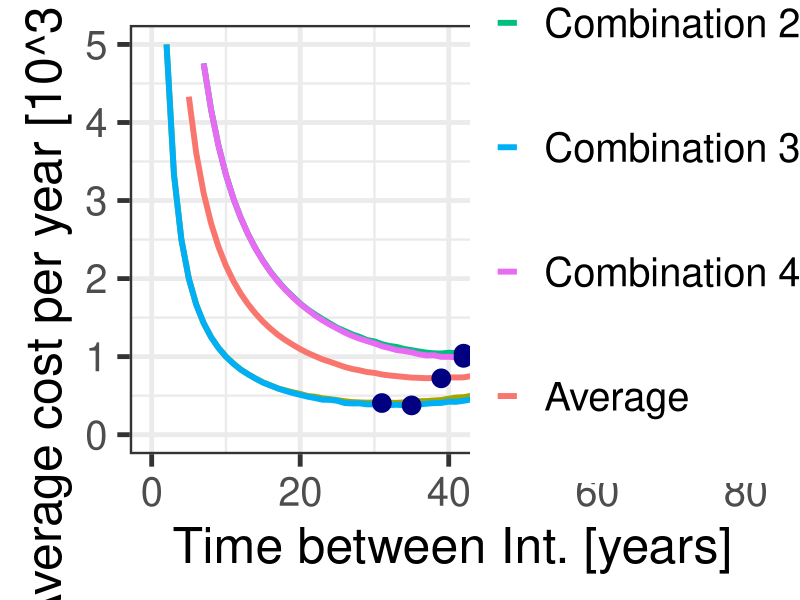
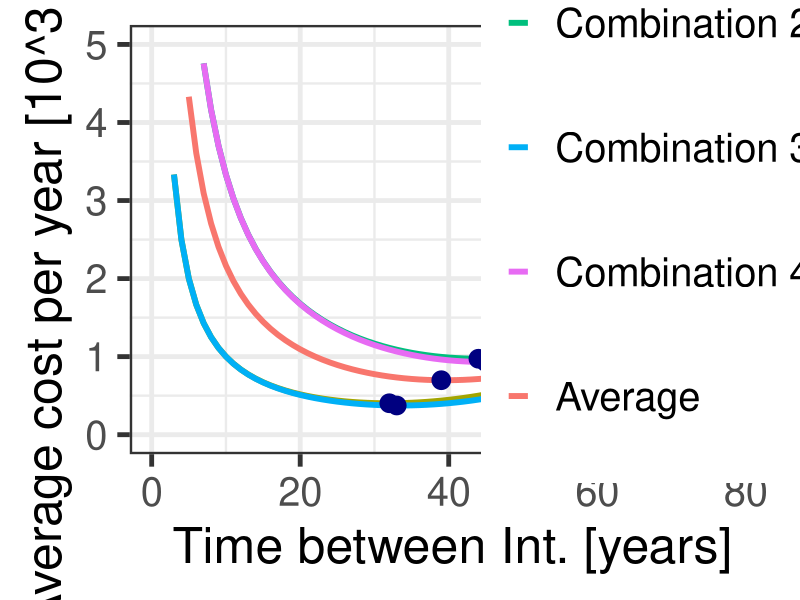

R code for these plots, in order:
# *-----------------------------------------------------------------
# | PROBLEM NUMBER: 3.3b
# | PROBLEM NAME: Pipe Intervention
# | UPDATE: AE     
# | DESCRIPTION: This program attempts to build on example 3.3a, and
# |              looks at different values for beta and C.PI. As 
# |              models include large uncertainties, this program 
# |              shows how results change using different values,
# |              and using different decision rules, namely
# |              average and the maxmin principle.
# | 
# | KEYWORDS: Weibull, failure, decision, rule, age-dependent, 
# |           time-dependent, pipes
# *-----------------------------------------------------------------

# PLEASE NOTE: The running of this program takes a few moments, 
#              please be patient.

### ------------------DATA AND PACKAGE IMPORT-----------------
rm(list=ls())     # clear the memory and items in R console
library(ggplot2)
library(tidyr)
### ------------------VARIABLE DEFINITION---------------------

## First we want to define the variables used for the program. 

# We use the indices .c for cast-iron pipes, .d for ductile iron 
# pipes. We use .min and .max for the minimum and maximum values of 
# a range. .bas is the base value.

### ---------------VARIABLE INPUT-------------------

# Cast iron

lambda.c <- 0.0147
beta.c.bas <- 4.8107
beta.c.min <- 4.570
beta.c.max <- 5.051

C.CI.c <- 100
C.PI.c.bas <- 30
C.PI.c.min <- 10
C.PI.c.max <- 33.3

# Ductile iron

lambda.d <- 0.0178
beta.d <- 2.7715

C.CI.d <- 90
C.PI.d.bas <- 25
C.PI.d.min <- 9
C.PI.d.max <- 30

### ---------------PROGRAM OUTPUT-------------------

## We now define the outputs of our program. 
## The time period that minimises eta is the optimal 
## time T we seek, i.e. how much time should pass between PIs 
## so costs are optimised.

# .a is used to label age-dependent model results and .t for time
# -dependent. .r1 and .r2 are used to differentiate between decision 
# rules 1 and 2. .avg stands for average

# General and miscellaneous definitions
T.max <- 80 #investigate time frame
xunit <- 0
unit  <- 3 # the plotted upper limit of the y axis.
N     <- 10000 # number of simulations for m(T)

# Define empty matrices and functions for time- and age-dependent
# models

# F is the cumulative Weibull distrib. of prob. of failure
F       <- matrix(nrow=T.max) 
Ff      = function(T,a,b){1-exp(-((a*T)^b))}
# S is survival probability, 1-F
S       <- matrix(nrow=T.max) 
# m collects mean number of failure m(T)
m.c     <- matrix(nrow=T.max,ncol=4) 
m.d     <- matrix(nrow=T.max,ncol=2) 
#f is failure density function
f       = function(t,a,b){(a^b)*b*(t^(b-1))*exp(-((a*t)^b))} 
#f.int is f(x)*x used for integration 
f.int   = function(t,a,b){(a^b)*b*(t^(b))*exp(-((a*t)^b))} 

# E is matrix of expected mean time to failure
E.c     <- matrix(nrow=T.max,ncol=4) 
E.d     <- matrix(nrow=T.max,ncol=2) 
# Used to collect products of m.n(T) generator
m.calc  <- matrix(nrow=T.max,ncol=N) 
# Used to collect mean life time over long time
mu.c      <- matrix(ncol=4)           
# Used to collect eta if only CIs performed
eta.CI.c  <- matrix(ncol=4)            
# Used to collect mean life time over long time
mu.d      <- matrix(ncol=4)            
# Used to collect eta if only CIs performed
eta.CI.d  <- matrix(ncol=4)            

# Now define matrices that will contain the calculated cost per tu,
# and their mean
eta.c.a     <- matrix(nrow=T.max,ncol=4)
eta.c.a.avg <- matrix(nrow=T.max)
eta.c.t     <- matrix(nrow=T.max,ncol=4)
eta.c.t.avg <- matrix(nrow=T.max)

eta.d.a     <- matrix(nrow=T.max,ncol=2)
eta.d.a.avg <- matrix(nrow=T.max)
eta.d.t     <- matrix(nrow=T.max,ncol=2)
eta.d.t.avg <- matrix(nrow=T.max)

# To find minimum values of calculated etas
mineta.c.a <- matrix(ncol=4)
mineta.c.t <- matrix(ncol=4)
mineta.d.a <- matrix(ncol=2)
mineta.d.t <- matrix(ncol=2)

### ------------------CALCULATIONS-------------------

## Cast-iron pipes

# We define the variables of the combinations
beta.c <- c(beta.c.min, beta.c.min, beta.c.max, beta.c.max)
C.PI.c <- c(C.PI.c.min, C.PI.c.max, C.PI.c.min, C.PI.c.max)

# We start a loop, which will perform the calculations for every
# combination.
for (k in 1:4){
  # We generate values of m.n(T) and subsequently m(T) using the
  # variables above.
  input <- matrix(data=rep(1:T.max,each=N), ncol=N, byrow=T.max)
  m.calc = function(T){
    i <- 0
    # Sum of all failure durations, essentially sumTn=t .
    sumTn <- 0 # We start at t=0
    while (sumTn<T){
      i <- i+1 # Here we count every iteration
      g <- runif(1,0,1)
      # time to failure, T.n,i on Figure
      Tn <- ((-log(g))^(1/beta.c[k]))*(1/lambda.c) 
      # total time elapsed after adding the generated failure time
      sumTn <- sumTn + Tn 
    }
    # Corrects that there is one less failure, than no. of iterations
    i <- i-1 
    return (i)
  }
  m.table <- apply(input,c(1,2),m.calc) #refers to m.n(T)
  m.average <- apply(m.table,1,mean) # m(T)
  m.c[,k] = m.average
  
  for (T in 1:T.max){
    F[T]=Ff(T,lambda.c,beta.c[k])
    S[T] <- 1-F[T]
    E.c[T,k] <- integrate(f.int,0,T,a=lambda.c,b=beta.c[k])$val
    eta.c.t[T,k] <- (C.PI.c[k]+(m.c[T,k]*C.CI.c))/T
    eta.c.t[T.max,k] <- eta.c.t[T.max-1,k] 
    eta.c.a[T,k] <- (C.PI.c[k]+(F[T]/(1-F[T])*C.CI.c))/
      (T+(E.c[T,k]/(1-F[T])))
    eta.c.a[T.max,k] <- eta.c.a[T.max-1,k] 
  }
  # Let us estimate the expected costs if only CIs were executed
  # We first find average mean life time found over large period, 
  # say 1500
  mu.c[k] <- integrate(f.int,0,1500,a=lambda.c,b=beta.c[k])$val
  eta.CI.c[k] <- C.CI.c/mu.c[k]
  
  # Average of the combinations
  for (T in 1: T.max){
    eta.c.a.avg[T] <- mean(eta.c.a[T,])
    eta.c.t.avg[T] <- mean(eta.c.t[T,])
  }
  
  # Let us verify that the strategy of doing a PI on object every T 
  # years is more cost effective than letting the object run down 
  # and replacing it every time it fails. For this to be true we
  # observe if the Efficiency, Q > 1. 
  
  # Let us create a vector of minimum values of the different 
  # combinations
  mineta.c.a[k] <- min(eta.c.a[,k])
  mineta.c.t[k] <- min(eta.c.t[,k])
  
} # Here the first for-loop ends.


# We now compare costs of strategies, with that of the no 
# intervention strategy to verify that it is worth it to execute PIs.

# decision rule 1, all values are of equal weight
Q.c.a.r1 <- eta.CI.c[2]/min(eta.c.a.avg) 
# decision rule 2, using maxmin principle.
Q.c.a.r2 <- eta.CI.c[2]/max(mineta.c.a) 

# decision rule 1, all values are of equal weight
Q.c.t.r1 <- eta.CI.c[2]/min(eta.c.t.avg)
# decision rule 2, using maxmin principle.
Q.c.t.r2 <- eta.CI.c[2]/max(mineta.c.t) 


cat('&&&&&  AGE-DEPENDENT REPLACEMENT &&&&&&&&&&&&&&&&&&&&&&&&&& \n')
cat('combination 1 \n')
print(which.min(eta.c.a[,1]))
print(mineta.c.a[1])

cat('combination 2 \n')
print(which.min(eta.c.a[,2]))
print(mineta.c.a[2])

cat('combination 3 \n')
print(which.min(eta.c.a[,3]))
print(mineta.c.a[3])

cat('combination 4 \n')
print(which.min(eta.c.a[,4]))
print(mineta.c.a[4])

cat('average \n')
print(which.min(eta.c.a.avg))
print(min(eta.c.a.avg))

cat('value of Q.c.a for DR 1 and 2 \n')
print(Q.c.a.r1)
print(Q.c.a.r2)


cat('&&& TIME-DEPENDENT REPLACEMENT &&&&&&&&&&&&&&&&&&&&&&&&&&& \n')
cat('combination 1 \n')
print(which.min(eta.c.t[,1]))
print(mineta.c.t[1])

cat('combination 2 \n')
print(which.min(eta.c.t[,2]))
print(mineta.c.t[2])

cat('combination 3 \n')
print(which.min(eta.c.t[,3]))
print(mineta.c.t[3])

cat('combination 4 \n')
print(which.min(eta.c.t[,4]))
print(mineta.c.t[4])

cat('average \n')
print(which.min(eta.c.t.avg))
print(min(eta.c.t.avg))

cat('value of Q.c.t for DR 1 and 2 \n')
print(Q.c.t.r1)
print(Q.c.t.r2)


## Ductile iron pipes

# We define the variables of the combinations
C.PI.d <- c(C.PI.d.min,C.PI.d.max)


for (k in 1:2){
  # m(T)
  input <- matrix(data=rep(1:T.max,each=N), ncol=N, byrow=T.max)
  m.calc = function(T){
    i <- 0
    # Sum of all failure durations, essentially sumTn=t .
    sumTn <- 0 #  We start at t=0
    while (sumTn<T){
      i <- i+1 # Here we count every iteration
      g <- runif(1,0,1) 
      #time to failure, T.n,i on Figure 
      Tn <- ((-log(g))^(1/beta.d))*(1/lambda.d) 
      # total time elapsed after adding the generated failure time
      sumTn <- sumTn + Tn 
    }
    # Corrects that there is one less failure, than no. of iterations
    i <- i-1 
    return (i)
  }
  m.table <- apply(input,c(1,2),m.calc) #refers to m.n(T)
  m.average <- apply(m.table,1,mean) # m(T)
  m.d[,k] = m.average
  
  for (T in 1:T.max){
    F[T]=Ff(T,lambda.d,beta.d)
    S[T] <- 1-F[T]
    E.d[T,k] <- integrate(f.int,0,T,a=lambda.d,b=beta.d)$val
    eta.d.t[T,k] <- (C.PI.d[k]+(m.d[T,k]*C.CI.d))/T
    eta.d.t[T.max,k] <- eta.d.t[T.max-1,k] 
    eta.d.a[T,k] <- (C.PI.d[k]+(F[T]/(1-F[T])*C.CI.d))/
      (T+(E.d[T,k]/(1-F[T])))
    eta.d.a[T.max,k] <- eta.d.a[T.max-1,k] 
  }
  
  
  # Average of the Combinations
  for (T in 1: T.max){
    eta.d.a.avg[T] <- mean(eta.d.a[T,])
    eta.d.t.avg[T] <- mean(eta.d.t[T,])
  }
  
  mu.d[k] <- integrate(f.int,0,1500,a=lambda.d,b=beta.d)$val
  eta.CI.d[k] <- C.CI.d/mu.d[k]
  
  mineta.d.a[k] <- min(eta.d.a[,k])
  mineta.d.t[k] <- min(eta.d.t[,k])
}

# We now compare costs of strategies, with that of the no 
# intervention strategy to verify that it is worth it to execute PIs.

Q.d.a.r1 <- eta.CI.d[2]/min(eta.d.a.avg) 
Q.d.a.r2 <- eta.CI.d[2]/max(mineta.d.a)  

Q.d.t.r1 <- eta.CI.d[2]/min(eta.d.t.avg) 
Q.d.t.r2 <- eta.CI.d[2]/max(mineta.d.t)  


### --------------------PLOT--------------------

results.time <- data.frame(1:T.max,eta.c.t)
results.time <- cbind(results.time,eta.c.t.avg)
names(results.time) <- c("T"
                         ,"Combination.1","Combination.2"
                         ,"Combination.3","Combination.4"
                         ,"Average")

timetidy <- gather(results.time
                   ,Combination.1,Combination.2
                   ,Combination.3,Combination.4,Average
                   ,key="key",value="value")

results.age <- data.frame(1:T.max,eta.c.a)
results.age <- cbind(results.age,eta.c.a.avg)
names(results.age) <- c("T"
                        ,"Combination.1","Combination.2"
                        ,"Combination.3","Combination.4"
                        ,"Average")

agetidy <- gather(results.age
                  ,Combination.1,Combination.2
                  ,Combination.3,Combination.4,Average
                  ,key="key",value="value")

# Now we create each plot

plottime <- ggplot(data=timetidy,aes(x=T,y=value
                                     ,group=key,color=key)) + 
  geom_line(size=2) + 
  scale_colour_hue(name="Time-dependent",      # Set legend title
                   breaks=c("Combination.1"
                            ,"Combination.2"
                            ,"Combination.3"
                            ,"Combination.4"
                            ,"Average"),
                   labels=c("\nCombination 1\n"
                            , "\nCombination 2\n"
                            , "\nCombination 3\n"
                            , "\nCombination 4\n"
                            , "\nAverage\n")
  )  +                  
  xlab("Time between Int. [years]") + 
  ylab("Average cost per year [10^3 mu/yr]") + # Set axis labels
  ylim(0,5) +
  theme_bw(base_size=36) + 
  theme(legend.position=c(.85, .8))          

# Let us collect the optimal points in the data frame optimal

optimal <- data.frame(NA,nrow=5,ncol=3)
names(optimal) <- c("key","x","y")
type <- c("Combination.1","Combination.2"
          ,"Combination.3","Combination.4","Average")

for (n in 1:5)
{
  data <- timetidy[(1+(T.max*(n-1))):(n*T.max),]
  optimal[n,1] <- type[n]
  optimal[n,2] <- data$T[which.min(data$value)]
  optimal[n,3] <- min(data$value)
}
# Now we add these points to the graph before exporting
plottime + geom_point(data=optimal
                      , aes(x=x
                            , y=y)
                      , colour="navyblue"
                      , size=6)

dev.copy(png,'E3-03b_time.png',width=2000,height=1330)
dev.off()

plotage <- ggplot(data=agetidy,aes(x=T,y=value
                                   ,group=key,color=key)) + 
  geom_line(size=2) + 
  scale_colour_hue(name="Age-dependent",      # Set legend title
                   breaks=c("Combination.1"
                            ,"Combination.2"
                            ,"Combination.3"
                            ,"Combination.4"
                            ,"Average"),
                   labels=c("\nCombination 1\n"
                            , "\nCombination 2\n"
                            , "\nCombination 3\n"
                            , "\nCombination 4\n"
                            , "\nAverage\n")
  )  +                  
  # scale_linetype_discrete(name="Pipe and Model type") +
  xlab("Time between Int. [years]") + 
  ylab("Average cost per year [10^3 mu/yr]") + # Set axis labels
  ylim(0,5) +
  theme_bw(base_size=36) + 
  theme(legend.position=c(.85, .8))           # Position legend
# Let us collect the optimal points in the data frame optimal

optimal <- data.frame(NA,nrow=5,ncol=3)
names(optimal) <- c("key","x","y")
type <- c("Combination.1","Combination.2"
          ,"Combination.3","Combination.4","Average")

for (n in 1:5)
{
  data <- agetidy[(1+(T.max*(n-1))):(n*T.max),]
  optimal[n,1] <- type[n]
  optimal[n,2] <- data$T[which.min(data$value)]
  optimal[n,3] <- min(data$value)
}
# Now we add these points to the graph before exporting
plotage + geom_point(data=optimal
                     , aes(x=x
                           , y=y)
                     , colour="navyblue"
                     , size=6)

dev.copy(png,'E3-03b_age.png',width=2000,height=1330)
dev.off()


### ------------------PLOT END-------------------

# END
